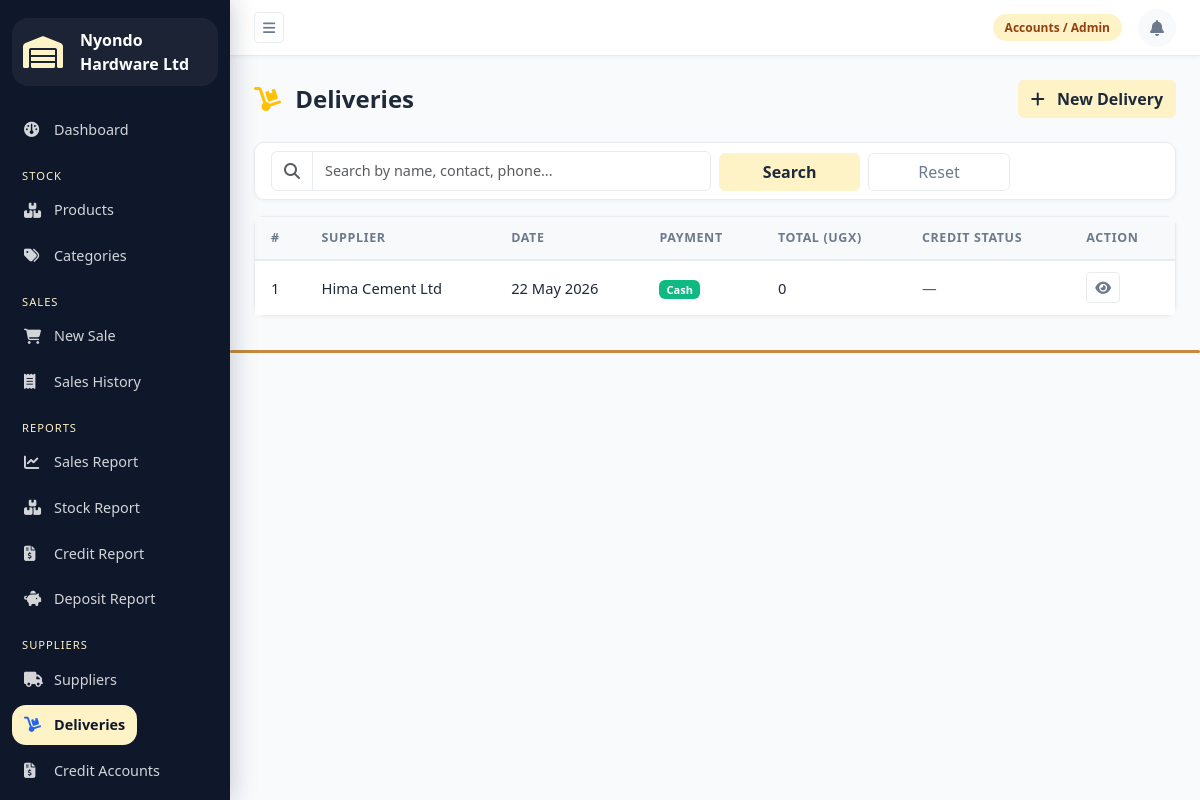
The page /suppliers/deliveries/ (signed in) on the database as committed earlier.
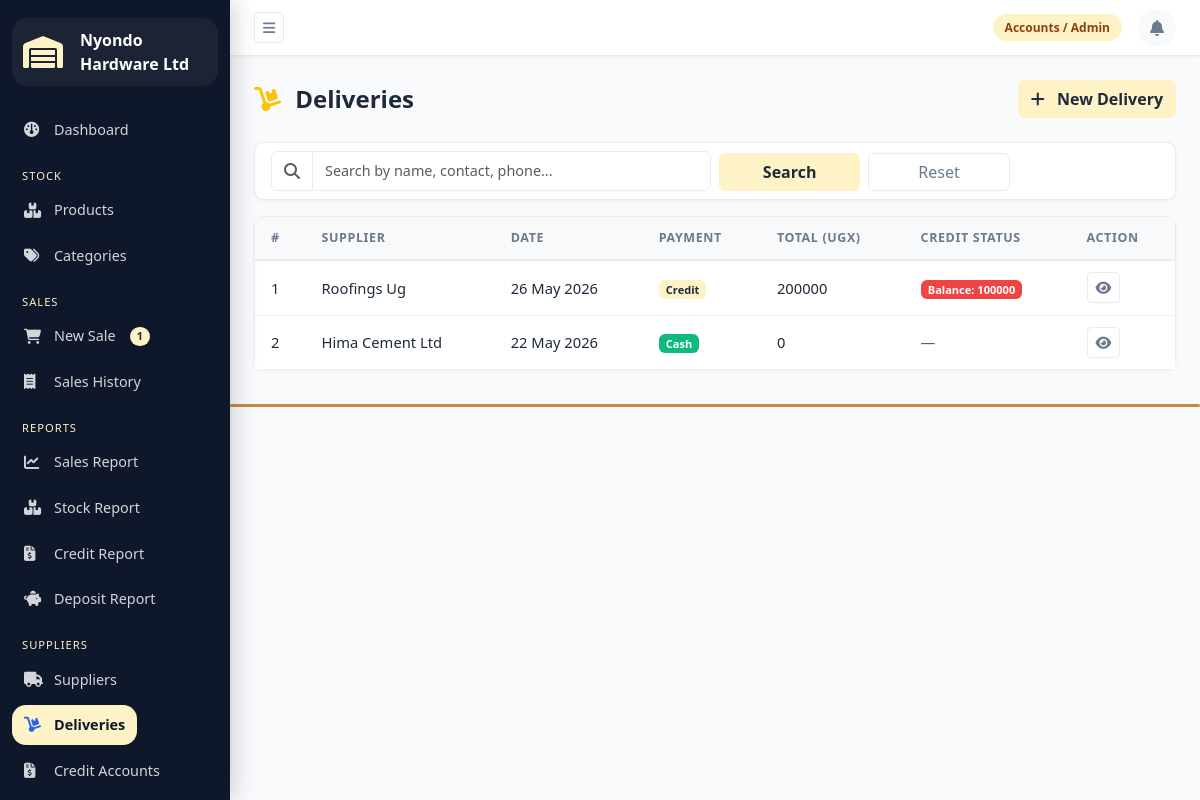
The same page on the database as committed later.
### suppliers/models.py (models this page shows, shortened)
class SupplierDelivery(models.Model):
    PAYMENT_CHOICES = [
        ('cash', 'Cash — Paid Immediately'),
        ('credit', 'Credit — Pay Later'),
    ]
    supplier = models.ForeignKey(Supplier, on_delete=models.CASCADE, related_name='deliveries')
    delivery_date = models.DateField()
    payment_type = models.CharField(max_length=10, choices=PAYMENT_CHOICES, default='cash')
    notes = models.TextField(blank=True)
    recorded_by = models.CharField(max_length=100, blank=True)
    @property
    def total_amount(self):
        return sum(item.line_total for item in self.items.all())
    @property
    def is_credit(self):
        return self.payment_type == 'credit'

class Supplier(models.Model):
    name = models.CharField(max_length=200)
    contact_person = models.CharField(max_length=100, blank=True)
    phone = models.CharField(max_length=15)
    address = models.TextField(blank=True)
    date_added = models.DateTimeField(auto_now_add=True)

class SupplierDeliveryItem(models.Model):
    delivery = models.ForeignKey(SupplierDelivery, on_delete=models.CASCADE, related_name='items')
    product = models.ForeignKey(Product, on_delete=models.CASCADE)
    quantity = models.PositiveIntegerField()
    unit_cost = models.DecimalField(max_digits=12, decimal_places=2)
    wholesale_price = models.DecimalField(max_digits=12, decimal_places=2)
    retailer_price = models.DecimalField(max_digits=12, decimal_places=2)
    retail_price = models.DecimalField(max_digits=12, decimal_places=2)
    line_total = models.DecimalField(max_digits=14, decimal_places=2, editable=False)

class SupplierCreditAccount(models.Model):
    delivery = models.OneToOneField(
        SupplierDelivery,
        on_delete=models.CASCADE,
        related_name='credit_account'
    )
    total_amount = models.DecimalField(max_digits=14, decimal_places=2)
    amount_paid = models.DecimalField(max_digits=14, decimal_places=2, default=0)
    due_date = models.DateField(null=True, blank=True)
    is_cleared = models.BooleanField(default=False)
    @property
    def balance_due(self):
        return self.total_amount - self.amount_paid

### sales/models.py (models this page shows, shortened)
class Cart(models.Model):
    attendant = models.OneToOneField(User, on_delete=models.CASCADE, related_name='cart')
    customer_name = models.CharField(max_length=200, blank=True)
    customer_phone = models.CharField(max_length=15, blank=True)
    customer_type = models.CharField(
        max_length=15,
        choices=[
            ('wholesaler', 'Wholesaler'),
            ('retailer', 'Retailer'),
            ('individual', 'Individual Buyer'),
        ],
        default='individual'
    )
    delivery_requested = models.BooleanField(default=False)
    within_10km = models.BooleanField(default=False)
    created_at = models.DateTimeField(auto_now_add=True)
    updated_at = models.DateTimeField(auto_now=True)
    @property
    def item_count(self):
        return self.cart_items.count()

### stock/views.py (the view)
        def wrapper(request, *args, **kwargs):
            if not hasattr(request.user, 'profile'):
                messages.error(request, "Access denied.")
                return redirect('dashboard')
            if request.user.profile.role not in roles:
                messages.error(request, "You do not have permission for this action.")
                return redirect('dashboard')
            return view_func(request, *args, **kwargs)

### stock/views.py (called while the page is built)
def role_required(roles):
    def decorator(view_func):
        def wrapper(request, *args, **kwargs):
            if not hasattr(request.user, 'profile'):
                messages.error(request, "Access denied.")
                return redirect('dashboard')
            if request.user.profile.role not in roles:
                messages.error(request, "You do not have permission for this action.")
                return redirect('dashboard')
            return view_func(request, *args, **kwargs)
        wrapper.__name__ = view_func.__name__
        return login_required(wrapper)
    return decorator

### suppliers/views.py (called while the page is built)
@role_required(['store_manager', 'admin'])
def delivery_list(request):
    deliveries = SupplierDelivery.objects.select_related('supplier').order_by('-delivery_date')
    return render(request, 'suppliers/delivery_list.html', {'deliveries': deliveries})

### templates/suppliers/delivery_list.html (shortened to what this page needs)
{% extends 'base.html' %}
{% block content %}
<div class="d-flex justify-content-between align-items-center mb-4">
    <h4 class="fw-bold mb-0">
        <i class="fa-solid fa-dolly me-2 text-warning"></i> Deliveries
    </h4>
    <a href="{% url 'delivery_create' %}" class="btn btn-primary">
        <i class="fa-solid fa-plus me-2"></i> New Delivery
    </a>
</div>
<div class="card mb-3">
    <div class="card-body py-2">
        <form method="get" class="row g-2 align-items-end">
            <div class="col-md-6">
                <div class="input-group">
                    <span class="input-group-text bg-white">
                        <i class="fa-solid fa-magnifying-glass text-muted"></i>
                    </span>
                    <input type="text" name="search"
                           value="{{ search }}"
                           class="form-control"
                           placeholder="Search by name, contact, phone...">
                </div>
            </div>
            <div class="col-md-2">
                <button type="submit" class="btn btn-primary w-100">
                    Search
                </button>
            </div>
            <div class="col-md-2">
                <a href="{% url 'supplier_list' %}"
                   class="btn btn-outline-secondary w-100">
                    Reset
                </a>
            </div>
        </form>
    </div>
</div>
<div class="card">
    <div class="card-body p-0">
        <table class="table table-hover mb-0">
            <thead>
                <tr>
                    <th>#</th>
                    <th>Supplier</th>
                    <th>Date</th>
                    <th>Payment</th>
                    <th>Total (UGX)</th>
                    <th>Credit Status</th>
                    <th>Action</th>
                </tr>
            </thead>
            <tbody>
                {% for delivery in deliveries %}
                <tr>
                    <td>{{ forloop.counter }}</td>
                    <td>{{ delivery.supplier.name }}</td>
                    <td>{{ delivery.delivery_date|date:"d M Y" }}</td>
                    <td>
                        {% if delivery.payment_type == 'credit' %}
                        <span class="badge bg-warning text-dark">Credit</span>
                        {% else %}
                        <span class="badge bg-success">Cash</span>
                        {% endif %}
                    </td>
                    <td>{{ delivery.total_amount|floatformat:0 }}</td>
                    <td>
                        {% if delivery.is_credit %}
                            {% if delivery.credit_account.is_cleared %}
                            <span class="badge bg-success">Cleared</span>
                            {% else %}
                            <span class="badge bg-danger">
                                Balance: {{ delivery.credit_account.balance_due|floatformat:0 }}
                            </span>
                            {% endif %}
                        {% else %}
                        <span class="text-muted">—</span>
                        {% endif %}
                    </td>
                    <td>
                        <a href="{% url 'delivery_detail' delivery.pk %}"
                           class="btn btn-sm btn-outline-secondary">
                            <i class="fa-solid fa-eye"></i>
                        </a>
                    </td>
                </tr>
                {% empty %}
                <tr>
                    <td colspan="7" class="text-center text-muted py-5">
                        No deliveries recorded yet.
                    </td>
                </tr>
                {% endfor %}
            </tbody>
        </table>
    </div>
</div>
{% endblock %}

### templates/base.html (shortened to what the changed rows need)
<!DOCTYPE html>
<html lang="en">
<head>
    {% load static %}
    <link href="https://cdn.jsdelivr.net/npm/bootstrap@5.3.0/dist/css/bootstrap.min.css"
          rel="stylesheet">
    <link href="https://cdnjs.cloudflare.com/ajax/libs/font-awesome/6.4.0/css/all.min.css"
          rel="stylesheet">
    <link href="{% static 'css/main.css' %}"
          rel="stylesheet">
</head>
<body>
{% if request.user.is_authenticated %}
<div class="wrapper">
    <nav id="sidebar">
        <ul class="sidebar-menu">
            <li>
                <a href="{% url 'cart' %}"
                   class="{% if 'cart' in request.resolver_match.url_name %}active{% endif %}">
                    <i class="fa-solid fa-cart-shopping"></i>
                    New Sale
                    {% with cart=request.user.cart %}
                        {% if cart and cart.item_count > 0 %}
                        <span class="badge bg-warning text-dark ms-1">
                            {{ cart.item_count }}
                        </span>
                        {% endif %}
                    {% endwith %}
                </a>
            </li>
        </ul>
    </nav>
    <div id="content">
        <div class="page-content">
            {% block content %}
            {% endblock %}
        </div>
    </div>
</div>
{% endif %}
</body>
</html>

Rows that differ between the two databases and show on the page:
now on this page (row edited): Cart: item_count "1"
added SupplierDelivery: supplier.name "Roofings Ug", delivery_date "26 May 2026", payment_type "Credit", total_amount "200000", credit_account.balance_due "100000"
